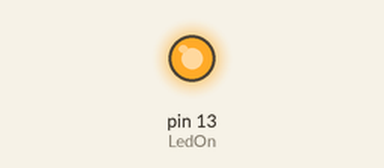
Recording of a sketch running on a simulated Arduino Uno, built with avr-gcc and run on an emulated ATmega328P. Shown: output pins drawn as LEDs (lit = HIGH).

Above: at 5.0 s.
At 10.5 s:
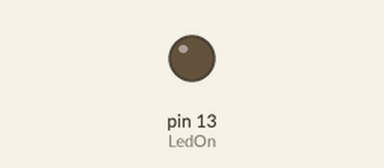
Timing chart, 0 to 14.3 s (numbered marks = the images above):
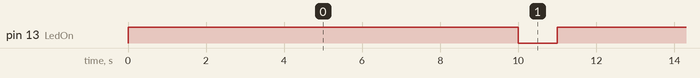

Measured:
- by itself, pin 13 (LedOn): alternates HIGH for 10.0 s and LOW for 1.0 s

The sketch:

LedBlink.ino
```cpp
// the setup function runs once when you press reset or power the board
int LedOn = 13;

void setup() {
  pinMode(LedOn, OUTPUT);
}

void loop() {
  digitalWrite(LedOn, HIGH);   // turn the LED on (HIGH is the voltage level)
  delay(10000);                       // wait for a second
  digitalWrite(LedOn, LOW);    // turn the LED off by making the voltage LOW
  delay(1000);                       // wait for a second
}
```
